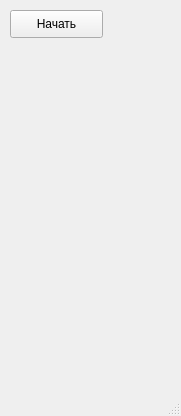
<?xml version="1.0" encoding="UTF-8"?>
<ui version="4.0">
 <class>MainWindow</class>
 <widget class="QMainWindow" name="MainWindow">
  <property name="geometry">
   <rect>
    <x>0</x>
    <y>0</y>
    <width>181</width>
    <height>416</height>
   </rect>
  </property>
  <property name="windowTitle">
   <string>MainWindow</string>
  </property>
  <widget class="QWidget" name="centralwidget">
   <widget class="QPushButton" name="pushButton">
    <property name="geometry">
     <rect>
      <x>10</x>
      <y>10</y>
      <width>93</width>
      <height>28</height>
     </rect>
    </property>
    <property name="text">
     <string>Начать</string>
    </property>
   </widget>
  </widget>
  <widget class="QStatusBar" name="statusbar"/>
 </widget>
 <resources/>
 <connections/>
</ui>
